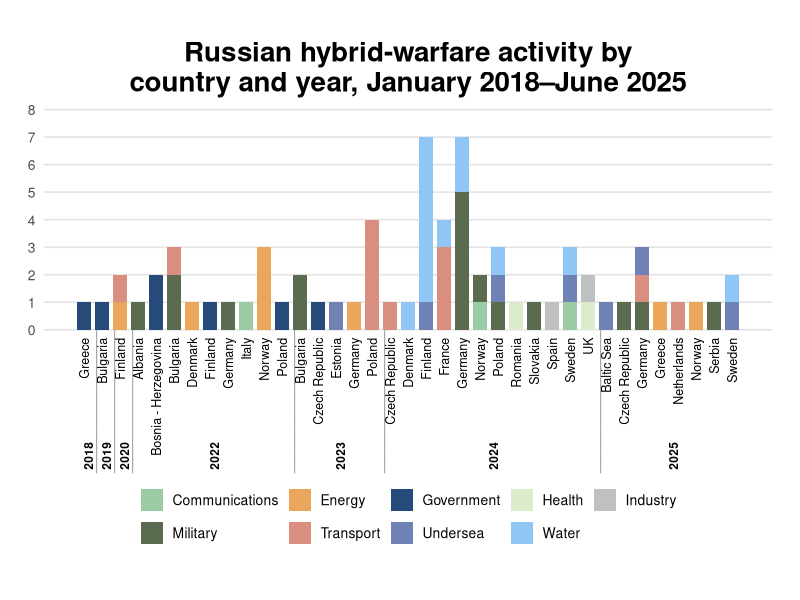
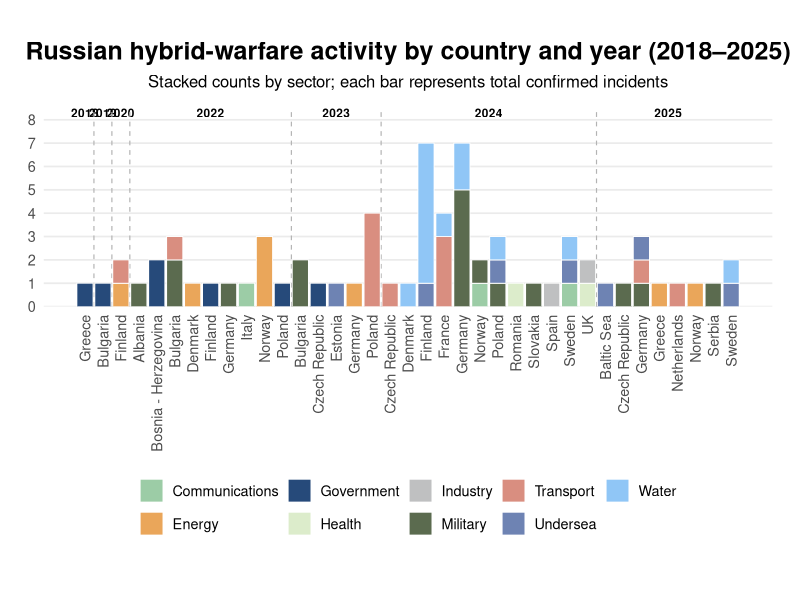
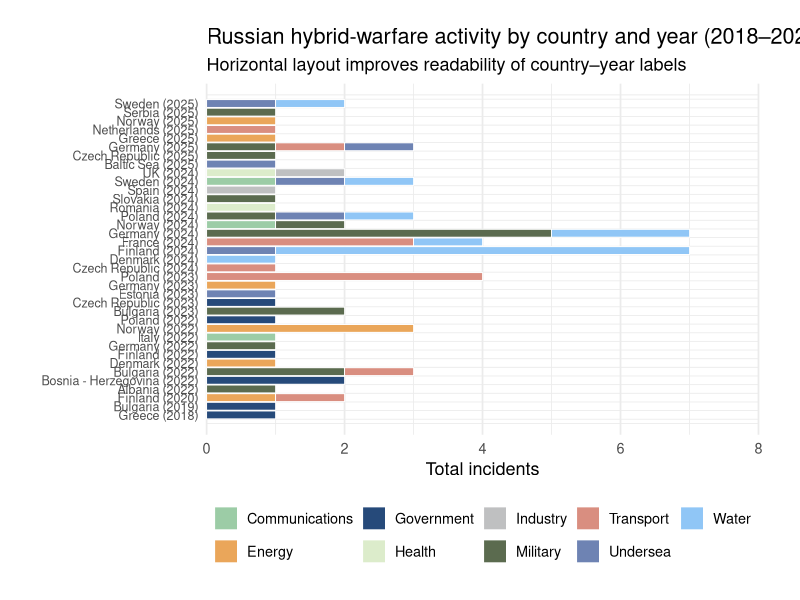

The R source for these figures, in order:
## ---- chunk 1
knitr::opts_chunk$set(out.width="100%", fig.align="center", fig.height = 8, fig.width = 15)
## ---- chunk 2
library(tidyverse)
library(scales)

df_recon1 <- tribble(
  ~year, ~country, ~sector, ~count,
  # 2018
  2018, "Greece", "Government", 1,
  # 2019
  2019, "Bulgaria", "Government", 1,
  #2020
  2020, "Finland", "Energy", 1,
  2020, "Finland", "Transport", 1,
  # 2022
  2022, "Albania", "Military", 1,
  2022, "Bosnia - Herzegovina", "Government", 2,
  2022, "Bulgaria", "Military", 2,
  2022, "Bulgaria", "Transport", 1,
  2022, "Denmark", "Energy", 1,
  2022, "Finland", "Government", 1,
  2022, "Germany", "Military", 1,
  2022, "Italy", "Communications", 1,
  2022, "Norway", "Energy", 3,
  2022, "Poland", "Government", 1,
  # 2023
  2023, "Bulgaria", "Military", 2,
  2023, "Estonia", "Undersea", 1,
  2023, "Czech Republic", "Government", 1,
  2023, "Germany", "Energy", 1,
  2023, "Poland", "Transport", 4,
  # 2024
  2024, "Czech Republic", "Transport", 1,
  2024, "Denmark", "Water", 1,
  2024, "Finland", "Undersea", 1,
  2024, "Finland", "Water", 6,
  2024, "France", "Transport", 3,
  2024, "France", "Water", 1,
  2024, "Germany", "Military", 5,
  2024, "Germany", "Water", 2,
  2024, "Norway", "Communications", 1,
  2024, "Norway", "Military", 1,
  2024, "Poland", "Military", 1,
  2024, "Poland", "Undersea", 1,
  2024, "Poland", "Water", 1,
  2024, "Romania", "Health", 1,
  2024, "Slovakia", "Military", 1,
  2024, "Spain", "Industry", 1,
  2024, "Sweden", "Communications", 1,
  2024, "Sweden", "Undersea", 1,
  2024, "Sweden", "Water", 1,
  2024, "UK", "Health", 1,
  2024, "UK", "Industry", 1,
  # 2025
  2025, "Baltic Sea", "Undersea", 1,
  2025, "Czech Republic", "Military", 1,
  2025, "Germany", "Military", 1,
  2025, "Germany", "Transport", 1,
  2025, "Germany", "Undersea", 1,
  2025, "Greece", "Energy", 1,
  2025, "Netherlands", "Transport", 1,
  2025, "Norway", "Energy", 1,
  2025, "Serbia", "Military", 1,
  2025, "Sweden", "Undersea", 1,
  2025, "Sweden", "Water", 1
)

df <- df_recon1 |>
  arrange(year, country, row_number()) |>
  group_by(year, country) |>
  mutate(
    ymin = c(0, cumsum(count)[-n()]),
    ymax = cumsum(count)
  ) |>
  ungroup() |>
  mutate(xlabel = paste0(country, "\n", year))

desired_order <- df |>
  distinct(xlabel, year, country) |>
  arrange(year, country) |>
  pull(xlabel)

df$xlabel <- factor(df$xlabel, levels = desired_order)

sector_colors <- c(
  "Communications" = "#9CCCA6",
  "Energy" = "#EAA65A",
  "Government" = "#264A7A",
  "Health" = "#DCECCB",
  "Industry" = "#BFC0C1",
  "Military" = "#5B6B4F",
  "Transport" = "#D98E80",
  "Undersea" = "#6E83B3",
  "Water" = "#90C6F6"
)

df$sector <- factor(
  df$sector,
  levels = c(
    "Communications",
    "Energy",
    "Government",
    "Health",
    "Industry",
    "Military",
    "Transport",
    "Undersea",
    "Water"))

df$sector <- factor(df$sector, levels = names(sector_colors))

year_positions <- df |>
  distinct(country, year, xlabel) |>
  arrange(year, xlabel) |>
  group_by(year) |>
  summarize(
    x = mean(as.numeric(factor(xlabel, levels = levels(df$xlabel))))
  )

year_boundaries <- df |>
  distinct(year, xlabel) |>
  mutate(x = as.numeric(factor(xlabel, levels = levels(df$xlabel)))) |>
  group_by(year) |>
  summarize(
    min_x = min(x),
    max_x = max(x)
  ) |>
  arrange(year) |>
  mutate(
    boundary_x = lag(max_x) + 0.5
  ) |>
  filter(!is.na(boundary_x))

ggplot(df) +
  geom_text(
    data = year_positions,
    aes(x = x, y = 0, label = year),
    vjust = 1,
    hjust = 5,
    angle = 90,
    size = 3,
    fontface = "bold"
  ) +
  geom_text(
    data = year_boundaries,
    aes(
      x = boundary_x - 0.5,
      y = 0,
      label = "___________"
    ),
    angle = 90,
    vjust = .5,
    hjust = 1,
    size = 6,
    color = "#A9A9A9"
  ) +
  geom_rect(
    aes(
      xmin = as.numeric(xlabel) - 0.4,
      xmax = as.numeric(xlabel) + 0.4,
      ymin = ymin,
      ymax = ymax,
      fill = sector
    ),
    color = NA
  ) +
  scale_x_continuous(
    breaks = seq_along(levels(df$xlabel)),
    labels = df |> distinct(xlabel, country) |> pull(country)
  ) +
  scale_fill_manual(values = sector_colors) +
  guides(fill = guide_legend(nrow = 2, byrow = TRUE)) +
  scale_y_continuous(expand = c(0,0), breaks = seq(0,8,1), limits = c(0,8)) +
  coord_cartesian(expand = FALSE) +
  labs(
    title = "Russian hybrid-warfare activity by\ncountry and year, January 2018–June 2025",
    x = NULL, y = NULL, fill = NULL
  ) +
  theme_minimal(base_size = 13) +
  theme(
    plot.title = element_text(face = "bold", size = 20, hjust = 0.5, margin = margin(b = 8)),
    axis.text.x = element_text(
      color = "black",
      size = 9,
      angle = 90,
      hjust = 1,
      vjust = 0.5
    ),
    plot.margin = margin(30, 20, 40, 20),
    axis.text.y = element_text(size = 10, color = "grey30"),
    panel.grid.major.x = element_blank(),
    panel.grid.minor = element_blank(),
    panel.grid.major.y = element_line(color = "grey90"),
    legend.position = "bottom",
    legend.box = "horizontal",
    legend.text = element_text(size = 10),
    legend.spacing.x = unit(0.50, "cm"),
    legend.margin = margin(t = 10),
    panel.spacing = unit(2, "lines")
  ) +
  coord_cartesian(clip = "off")

## ---- chunk 3
library(tidyverse)
library(scales)

df <- tribble(
  ~year, ~country, ~sector, ~count,
  2018, "Greece", "Government", 1,
  2019, "Bulgaria", "Government", 1,
  2020, "Finland", "Energy", 1,
  2020, "Finland", "Transport", 1,

  2022, "Albania", "Military", 1,
  2022, "Bosnia - Herzegovina", "Government", 2,
  2022, "Bulgaria", "Military", 2,
  2022, "Bulgaria", "Transport", 1,
  2022, "Denmark", "Energy", 1,
  2022, "Finland", "Government", 1,
  2022, "Germany", "Military", 1,
  2022, "Italy", "Communications", 1,
  2022, "Norway", "Energy", 3,
  2022, "Poland", "Government", 1,

  2023, "Bulgaria", "Military", 2,
  2023, "Estonia", "Undersea", 1,
  2023, "Czech Republic", "Government", 1,
  2023, "Germany", "Energy", 1,
  2023, "Poland", "Transport", 4,

  2024, "Czech Republic", "Transport", 1,
  2024, "Denmark", "Water", 1,
  2024, "Finland", "Undersea", 1,
  2024, "Finland", "Water", 6,
  2024, "France", "Transport", 3,
  2024, "France", "Water", 1,
  2024, "Germany", "Military", 5,
  2024, "Germany", "Water", 2,
  2024, "Norway", "Communications", 1,
  2024, "Norway", "Military", 1,
  2024, "Poland", "Military", 1,
  2024, "Poland", "Undersea", 1,
  2024, "Poland", "Water", 1,
  2024, "Romania", "Health", 1,
  2024, "Slovakia", "Military", 1,
  2024, "Spain", "Industry", 1,
  2024, "Sweden", "Communications", 1,
  2024, "Sweden", "Undersea", 1,
  2024, "Sweden", "Water", 1,
  2024, "UK", "Health", 1,
  2024, "UK", "Industry", 1,

  2025, "Baltic Sea", "Undersea", 1,
  2025, "Czech Republic", "Military", 1,
  2025, "Germany", "Military", 1,
  2025, "Germany", "Transport", 1,
  2025, "Germany", "Undersea", 1,
  2025, "Greece", "Energy", 1,
  2025, "Netherlands", "Transport", 1,
  2025, "Norway", "Energy", 1,
  2025, "Serbia", "Military", 1,
  2025, "Sweden", "Undersea", 1,
  2025, "Sweden", "Water", 1
)

df <- df |>
  mutate(
    xlabel = paste0(country, "\n", year)
  )

desired_order <- df |>
  distinct(year, country, xlabel) |>
  arrange(year, country) |>
  pull(xlabel)

df$xlabel <- factor(df$xlabel, levels = desired_order)

sector_colors <- c(
  "Communications" = "#9CCCA6",
  "Energy" = "#EAA65A",
  "Government" = "#264A7A",
  "Health" = "#DCECCB",
  "Industry" = "#BFC0C1",
  "Military" = "#5B6B4F",
  "Transport" = "#D98E80",
  "Undersea" = "#6E83B3",
  "Water" = "#90C6F6"
)

df$sector <- factor(df$sector, levels = names(sector_colors))

df <- df |>
  group_by(year, country) |>
  arrange(sector, .by_group = TRUE) |>
  mutate(
    ymin = c(0, cumsum(count)[-n()]),
    ymax = cumsum(count)
  ) |>
  ungroup()

year_positions <- df |>
  distinct(year, xlabel) |>
  mutate(x = as.numeric(xlabel)) |>
  group_by(year) |>
  summarise(x = mean(x))

year_boundaries <- df |>
  distinct(year, xlabel) |>
  mutate(x = as.numeric(xlabel)) |>
  group_by(year) |>
  summarise(min_x = min(x), max_x = max(x)) |>
  mutate(boundary_x = lag(max_x) + 0.5) |>
  filter(!is.na(boundary_x))

ggplot(df) +
  geom_text(
    data = year_positions,
    aes(x = x, y = 8.1, label = year),
    vjust = 0, fontface = "bold", size = 3
  ) +
  geom_vline(
    data = year_boundaries,
    aes(xintercept = boundary_x),
    linetype = "dashed",
    color = "grey70",
    linewidth = 0.4
  ) +
  geom_rect(
    aes(
      xmin = as.numeric(xlabel) - 0.45,
      xmax = as.numeric(xlabel) + 0.45,
      ymin = ymin,
      ymax = ymax,
      fill = sector
    ),
    color = "white", linewidth = 0.3
  ) +
  scale_x_continuous(
    breaks = seq_along(levels(df$xlabel)),
    labels = df |> distinct(xlabel, country) |> pull(country)
  ) +
  scale_fill_manual(values = sector_colors) +
  scale_y_continuous(expand = c(0,0), limits = c(0,8.5), breaks = 0:8) +
  labs(
    title = "Russian hybrid-warfare activity by country and year (2018–2025)",
    subtitle = "Stacked counts by sector; each bar represents total confirmed incidents",
    x = NULL, y = NULL, fill = NULL
  ) +
  theme_minimal(base_size = 13) +
  theme(
    plot.title = element_text(face = "bold", size = 18, hjust = 0.5),
    plot.subtitle = element_text(size = 12, hjust = 0.5, margin = margin(b = 12)),
    axis.text.x = element_text(angle = 90, vjust = 0.5, hjust = 1),
    panel.grid.major.x = element_blank(),
    panel.grid.minor = element_blank(),
    legend.position = "bottom",
    plot.margin = margin(30, 20, 40, 20)
  )
## ---- chunk 4
library(tidyverse)
library(scales)

df <- tribble(
  ~year, ~country, ~sector, ~count,
  2018, "Greece", "Government", 1,
  2019, "Bulgaria", "Government", 1,
  2020, "Finland", "Energy", 1,
  2020, "Finland", "Transport", 1,

  2022, "Albania", "Military", 1,
  2022, "Bosnia - Herzegovina", "Government", 2,
  2022, "Bulgaria", "Military", 2,
  2022, "Bulgaria", "Transport", 1,
  2022, "Denmark", "Energy", 1,
  2022, "Finland", "Government", 1,
  2022, "Germany", "Military", 1,
  2022, "Italy", "Communications", 1,
  2022, "Norway", "Energy", 3,
  2022, "Poland", "Government", 1,

  2023, "Bulgaria", "Military", 2,
  2023, "Estonia", "Undersea", 1,
  2023, "Czech Republic", "Government", 1,
  2023, "Germany", "Energy", 1,
  2023, "Poland", "Transport", 4,

  2024, "Czech Republic", "Transport", 1,
  2024, "Denmark", "Water", 1,
  2024, "Finland", "Undersea", 1,
  2024, "Finland", "Water", 6,
  2024, "France", "Transport", 3,
  2024, "France", "Water", 1,
  2024, "Germany", "Military", 5,
  2024, "Germany", "Water", 2,
  2024, "Norway", "Communications", 1,
  2024, "Norway", "Military", 1,
  2024, "Poland", "Military", 1,
  2024, "Poland", "Undersea", 1,
  2024, "Poland", "Water", 1,
  2024, "Romania", "Health", 1,
  2024, "Slovakia", "Military", 1,
  2024, "Spain", "Industry", 1,
  2024, "Sweden", "Communications", 1,
  2024, "Sweden", "Undersea", 1,
  2024, "Sweden", "Water", 1,
  2024, "UK", "Health", 1,
  2024, "UK", "Industry", 1,

  2025, "Baltic Sea", "Undersea", 1,
  2025, "Czech Republic", "Military", 1,
  2025, "Germany", "Military", 1,
  2025, "Germany", "Transport", 1,
  2025, "Germany", "Undersea", 1,
  2025, "Greece", "Energy", 1,
  2025, "Netherlands", "Transport", 1,
  2025, "Norway", "Energy", 1,
  2025, "Serbia", "Military", 1,
  2025, "Sweden", "Undersea", 1,
  2025, "Sweden", "Water", 1
)

df <- df |>
  mutate(
    xlabel = paste0(country, "\n", year)
  )

desired_order <- df |>
  distinct(year, country, xlabel) |>
  arrange(year, country) |>
  pull(xlabel)

df$xlabel <- factor(df$xlabel, levels = desired_order)

sector_colors <- c(
  "Communications" = "#9CCCA6",
  "Energy" = "#EAA65A",
  "Government" = "#264A7A",
  "Health" = "#DCECCB",
  "Industry" = "#BFC0C1",
  "Military" = "#5B6B4F",
  "Transport" = "#D98E80",
  "Undersea" = "#6E83B3",
  "Water" = "#90C6F6"
)

df$sector <- factor(df$sector, levels = names(sector_colors))

df <- df |>
  group_by(year, country) |>
  arrange(sector, .by_group = TRUE) |>
  mutate(
    ymin = c(0, cumsum(count)[-n()]),
    ymax = cumsum(count)
  ) |>
  ungroup()

year_positions <- df |>
  distinct(year, xlabel) |>
  mutate(x = as.numeric(xlabel)) |>
  group_by(year) |>
  summarise(x = mean(x))

year_boundaries <- df |>
  distinct(year, xlabel) |>
  mutate(x = as.numeric(xlabel)) |>
  group_by(year) |>
  summarise(min_x = min(x), max_x = max(x)) |>
  mutate(boundary_x = lag(max_x) + 0.5) |>
  filter(!is.na(boundary_x))

# horiztonal one

df <- df |>
  mutate(
    xlabel2 = paste0(country, " (", year, ")"),
    xlabel2 = factor(xlabel2, levels = unique(xlabel2[order(year, country)]))
  )

ggplot(df) +
  geom_rect(
    aes(
      xmin = ymin,
      xmax = ymax,
      ymin = as.numeric(xlabel2) - 0.45,
      ymax = as.numeric(xlabel2) + 0.45,
      fill = sector
    ),
    color = "white", linewidth = 0.3
  ) +
  scale_y_continuous(
    breaks = seq_along(levels(df$xlabel2)),
    labels = levels(df$xlabel2)
  ) +
  scale_x_continuous(expand = c(0,0), limits = c(0,8)) +
  scale_fill_manual(values = sector_colors) +
  labs(
    title = "Russian hybrid-warfare activity by country and year (2018–2025)",
    subtitle = "Horizontal layout improves readability of country–year labels",
    x = "Total incidents", y = NULL, fill = NULL
  ) +
  theme_minimal(base_size = 13) +
  theme(
    axis.text.y = element_text(size = 9),
    panel.grid.major.y = element_blank(),
    legend.position = "bottom",
    plot.margin = margin(20, 30, 20, 30)
  ) +
  coord_cartesian(clip = "off")
